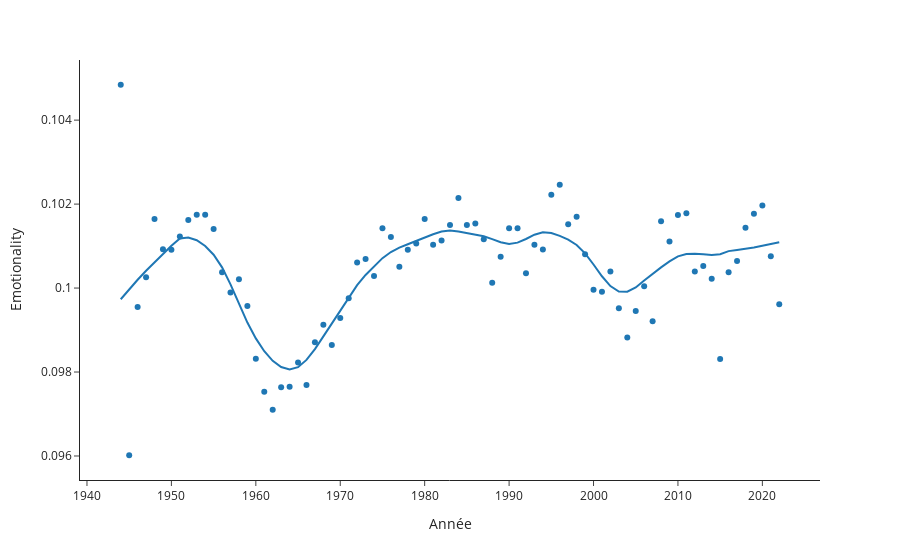

Here is the notebook cell this chart was saved with:
### Code cell
px.scatter(total,x="Année",y="Emotionality", trendline="lowess",template="simple_white", trendline_options=dict(frac=0.2))
